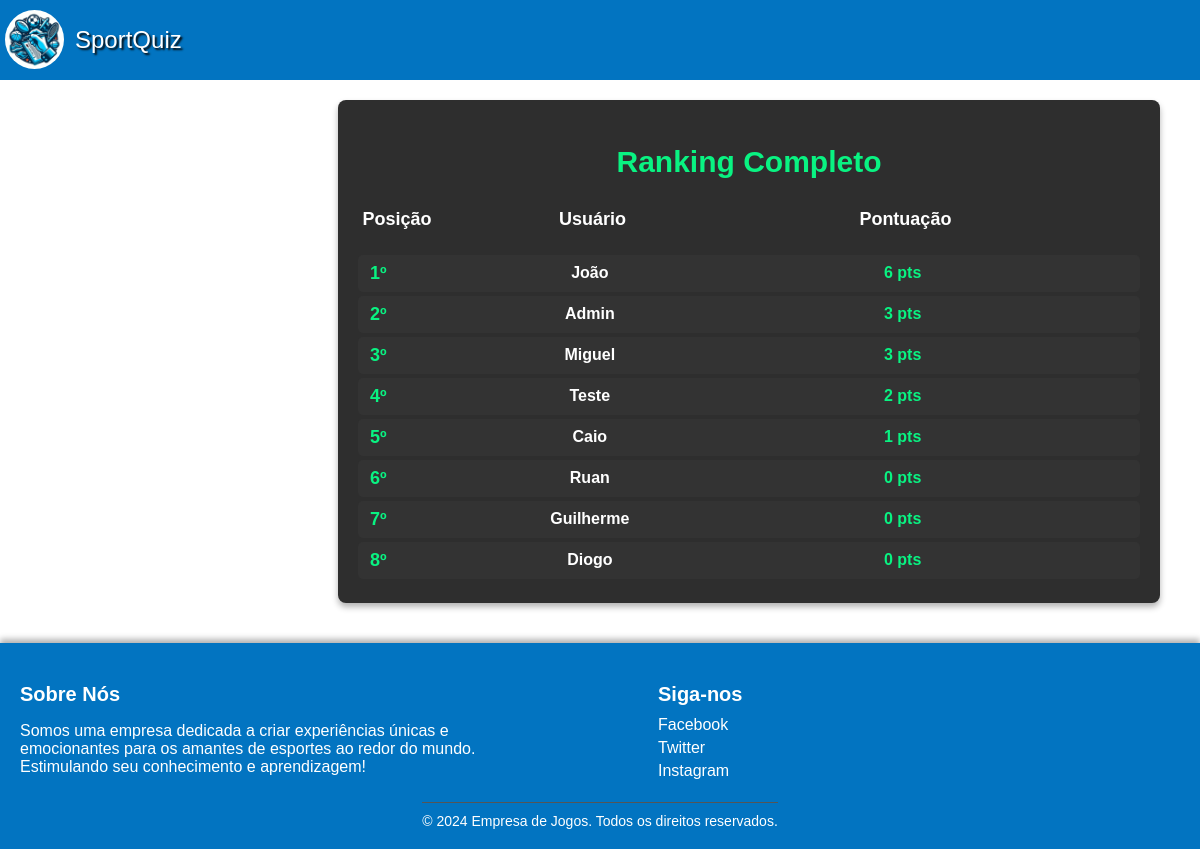
/ranking.php, run on the app's committed database.
### tables this page shows
CREATE TABLE `ranking` (
  `id` int(11) NOT NULL,
  `id_usuario` int(11) NOT NULL,
  `pontuacao` int(11) NOT NULL
);

CREATE TABLE `usuarios` (
  `id` int(11) NOT NULL,
  `nome` varchar(40) NOT NULL,
  `senha` varchar(200) NOT NULL,
  `email` varchar(40) NOT NULL,
  `imagem_perfil` varchar(255) DEFAULT NULL
);

### ranking.php (the view, shortened to what this page needs)
<?php
include('conexao_bd.php');
$sql_ranking_completo = "
    SELECT u.nome, r.pontuacao
    FROM ranking r
    JOIN usuarios u ON r.id_usuario = u.id
    ORDER BY r.pontuacao DESC
";
$result_ranking_completo = $mysqli->query($sql_ranking_completo);
$ranking_completo = $result_ranking_completo->fetch_all(MYSQLI_ASSOC);
?>
<!DOCTYPE html>
<html lang="pt-br">
<head>
    <link rel="stylesheet" href="estilo.css">
    <nav class="navbarranking">
        <img class="logo-ranking" alt="imagemquiz" src="./imagem/testequiz.jpg">
        <h1><a href="principal.php" class="nav-title">SportQuiz</a></h1>
    </nav>
</head>
<body class="body-ranking">
    <div class="ranking-completo-wrapper">
        <div class="ranking-completo-container">
            <h2 class="ranking-completo-title">Ranking Completo</h2>
            <div class="ranking-header">
                <span class="ranking-header-item">Posição</span>
                <span class="ranking-header-item">Usuário</span>
                <span class="ranking-header-item">Pontuação</span>
            </div>
            <ul class="ranking-completo-list">
                <?php
                if (!empty($ranking_completo)) {
                    $posicao = 1;
                    foreach ($ranking_completo as $rank):
                ?>
                        <li class="ranking-completo-item">
                            <span class="ranking-completo-position"><?php echo $posicao++; ?>º</span>
                            <span class="ranking-completo-name"><?php echo htmlspecialchars($rank['nome']); ?></span>
                            <span class="ranking-completo-score"><?php echo $rank['pontuacao']; ?> pts</span>
                        </li>
                <?php
                    endforeach;
                } else {
                    echo "<li>Nenhum dado de ranking encontrado.</li>";
                }
                ?>
            </ul>
        </div>
    </div>
    <footer class="footerranking">
        <div class="footer-content-ranking">
            <div class="footer-section-ranking about">
                <h3 class="footer-title-ranking">Sobre Nós</h3>
                <p class="footer-text-ranking">Somos uma empresa dedicada a criar experiências únicas e emocionantes para os amantes de esportes ao redor do mundo. Estimulando seu conhecimento e aprendizagem!</p>
            </div>
            <div class="footer-section-ranking social">
                <h3 class="footer-title-ranking">Siga-nos</h3>
                <div class="social-links-ranking">
                    <a href="#" class="social-link-ranking"><i class="fab fa-facebook"></i> Facebook</a>
                    <a href="#" class="social-link-ranking"><i class="fab fa-twitter"></i> Twitter</a>
                    <a href="#" class="social-link-ranking"><i class="fab fa-instagram"></i> Instagram</a>
                </div>
            </div>
        </div>
        <div class="footer-bottom-ranking">
            &copy; 2024 Empresa de Jogos. Todos os direitos reservados.
        </div>
    </footer>
</body>
</html>

### estilo.css (style rules this page uses)
a { text-decoration: none; color: inherit; }
head { background-color: white; }
footer { background-color: #094d50; padding: 20px 40px; display: flex; flex-direction: column; align-items: center; }
.body-ranking { background-color: #ffffff; color: white; font-family: Arial, sans-serif; margin: 0; height: 100vh; }
.ranking-completo-wrapper { display: flex; justify-content: space-between; padding: 20px; }
.ranking-completo-container { background-color: #2e2e2e; color: white; padding: 20px; margin-right: 20px; border-radius: 8px; box-shadow: 0 4px 6px rgba(0, 0, 0, 0.3); max-width: 800px; width: 100%; margin-left: 318px; }
.ranking-completo-title { font-size: 30px; margin-bottom: 20px; font-weight: bold; color: #09f382; text-align: center; }
.ranking-header { display: grid; grid-template-columns: 10% 40% 40%; font-size: 18px; font-weight: bold; color: #fff; margin-bottom: 15px; text-align: center; }
.ranking-header-item { padding: 10px 0; }
.ranking-completo-list { list-style: none; padding: 0; margin: 0; }
.ranking-completo-item { font-size: 16px; padding: 8px 12px; margin: 4px 0; border-radius: 5px; display: grid; grid-template-columns: 10% 40% 40%; align-items: center; background-color: #333; transition: background-color 0.3s ease, transform 0.2s ease; }
.ranking-completo-position { font-size: 18px; font-weight: bold; color: #09f382; }
.ranking-completo-name { font-weight: bold; color: #fff; text-transform: capitalize; max-width: 200px; overflow: hidden; text-overflow: ellipsis; white-space: nowrap; text-align: center; padding-left: 44px; }
.ranking-completo-score { color: #09f382; font-size: 16px; font-weight: bold; max-width: 100px; overflow: hidden; text-overflow: ellipsis; white-space: nowrap; padding-left: 135px; }
.navbarranking { background-color: #0274c1; display: flex; align-items: center; width: 100%; }
.navbarranking h1 { flex: 0 1 auto; text-align: left; font-weight: 400; text-shadow: 2px 2px 2px rgb(9, 9, 9); color: rgb(255, 255, 255); font-size: 24px; padding: 6px; margin-right: 0; transition: all 0.3s ease; }
.logo-ranking { height: 59px; padding: 5px; border-radius: 50px; }
.footerranking { background-color: #0274c1; color: white; padding: 20px; margin-top: 20px; box-shadow: 0 -4px 6px rgba(0, 0, 0, 0.3); }
.footer-content-ranking { display: flex; justify-content: space-between; }
.footer-section-ranking { width: 45%; }
.footer-title-ranking { font-size: 20px; margin-bottom: 10px; }
.footer-text-ranking { font-size: 16px; }
.social-links-ranking { display: flex; flex-direction: column; }
.social-link-ranking { color: white; text-decoration: none; margin-bottom: 5px; transition: color 0.3s ease; }
.footer-bottom-ranking { text-align: center; margin-top: 10px; font-size: 14px; border-top: 1px solid #555; padding-top: 10px; }

### data on the page
ranking: id_usuario.nome "João", pontuacao "6"
ranking: id_usuario.nome "Admin", pontuacao "3"
ranking: id_usuario.nome "Miguel", pontuacao "3"
ranking: id_usuario.nome "Teste", pontuacao "2"
ranking: id_usuario.nome "Caio", pontuacao "1"
ranking: id_usuario.nome "Ruan", pontuacao "0"
ranking: id_usuario.nome "Guilherme", pontuacao "0"
ranking: id_usuario.nome "Diogo", pontuacao "0"
